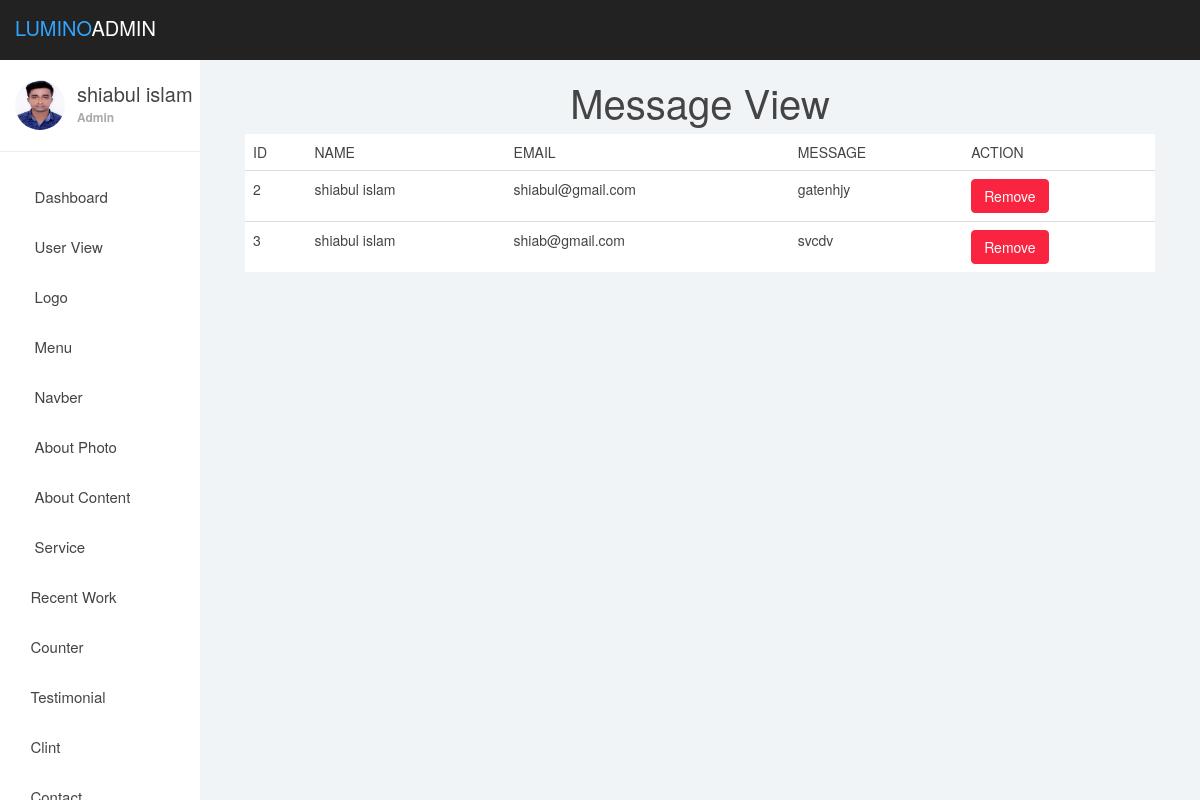
The app's page /zuman/message_view.php (signed in) with its own data.
### tables this page shows
CREATE TABLE `message` (
  `id` int(11) NOT NULL,
  `name` varchar(70) NOT NULL,
  `email` varchar(100) NOT NULL,
  `message` text NOT NULL
);

### zuman/message_view.php (the view, shortened to what this page needs)
<?php
require_once "dashboard/header.php";
 ?>
<?php
require 'db.php';
$select="SELECT * FROM message";
$query=mysqli_query($db_connection,$select);
?>
	<div class="col-lg-12 m-auto">
		<h1 class="text-center">Message View</h1>
		<div class="col-lg-12">
			<table class="table ">
				<thead  >
					<td>ID</td>
					<td>NAME</td>
					<td>EMAIL</td>
					<td>MESSAGE</td>
					<td>ACTION</td>
				</thead>
				<?php foreach ($query as  $value) {
				 ?>
				<tr>
					<td><?php echo $value['id']; ?></td>
					<td><?php echo $value['name']; ?></td>
					<td><?php echo $value['email']; ?></td>
					<td><?php echo $value['message']; ?></td>
					<td><a href="message_remove.php?id=<?php echo $value['id']; ?>"><button type="button" class="btn btn-danger">Remove</button></a></td>
				</tr>
			<?php } ?>
			</table>
		</div>
 <?php
require_once "dashboard/footer.php";
 ?>

### zuman/dashboardasset/css/styles.css (style rules this page uses)
body { background: #f1f4f7; padding-top: 60px; font-size: 14px; color: #444444; font-family: "Montserrat", "Helvetica Neue", Helvetica, Arial, sans-serif; }
a, a:hover, a:focus { color: #30a5ff; }
h1, h2, h3, h4, h5, h6 { color: #444444; }
h1 { font-weight: 300; font-size: 40px; }
.btn-danger, .btn-danger:hover, .btn-danger:focus, .btn-danger:active, .btn-danger.active, .open > .dropdown-toggle.btn-danger, .btn-danger.disabled, .btn-danger[disabled], fieldset[disabled] .btn-danger, .btn-danger.disabled:hover, .btn-danger[disabled]:hover, fieldset[disabled] .btn-danger:hover, .btn-danger.disabled:focus, .btn-danger[disabled]:focus, fieldset[disabled] .btn-danger:focus, .btn-danger.disabled:active, .btn-danger[disabled]:active, fieldset[disabled] .btn-danger:active, .btn-danger.disabled.active, .btn-danger[disabled].active, fieldset[disabled] .btn-danger.active { background-color: #f9243f; border-color: #f9243f; }
.table { background: #fff; }

### records on screen
message: id "2", name "shiabul islam", email "shiabul@gmail.com", message "gatenhjy"
message: id "3", name "shiabul islam", email "shiab@gmail.com", message "svcdv"

### other values on screen
$_SESSION['name'] "shiabul islam"
